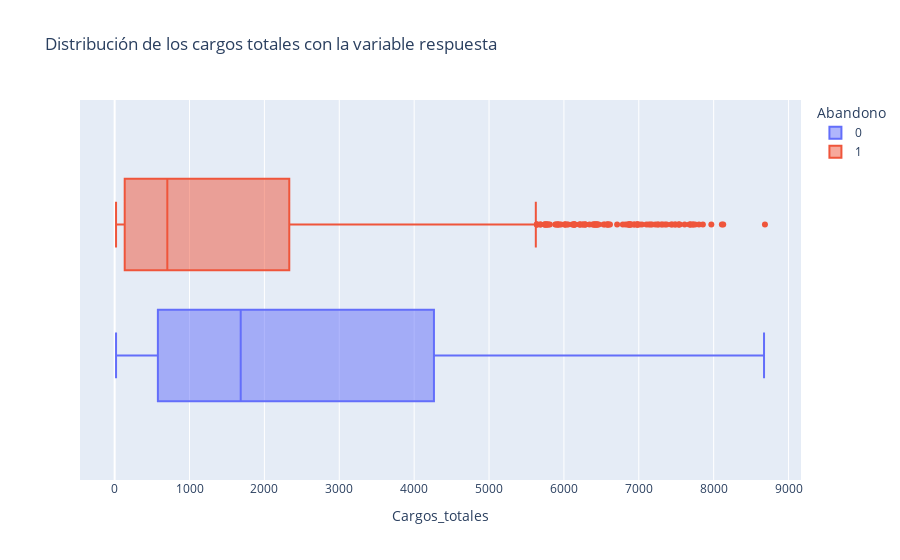

Notebook code cell kept with this figure:
### Code cell
df_cargos_totales_abandono = df[['Cargos_totales', 'Abandono']]

px.box(data_frame= df_cargos_totales_abandono, x = 'Cargos_totales', color= 'Abandono',
       title= 'Distribución de los cargos totales con la variable respuesta')

### Figure 1 — Plotly figure (JSON) as saved in the notebook; plotly's stock layout.template omitted (floating-point values rounded to 4 significant figures; data arrays with more than 128 entries replaced by an {"elided": "..."} marker saying what was removed)
{"data": [{"alignmentgroup": "True", "hovertemplate": "Abandono=0<br>Cargos_totales=%{x}<extra></extra>", "legendgroup": "0", "marker": {"color": "#636efa"}, "name": "0", "notched": false, "offsetgroup": "0", "orientation": "h", "showlegend": true, "type": "box", "x": {"elided": "5163 float values"}, "x0": " ", "xaxis": "x", "y0": " ", "yaxis": "y"}, {"alignmentgroup": "True", "hovertemplate": "Abandono=1<br>Cargos_totales=%{x}<extra></extra>", "legendgroup": "1", "marker": {"color": "#EF553B"}, "name": "1", "notched": false, "offsetgroup": "1", "orientation": "h", "showlegend": true, "type": "box", "x": {"elided": "1869 float values"}, "x0": " ", "xaxis": "x", "y0": " ", "yaxis": "y"}], "layout": {"boxmode": "group", "legend": {"title": {"text": "Abandono"}, "tracegroupgap": 0}, "title": {"text": "Distribución de los cargos totales con la variable respuesta"}, "xaxis": {"anchor": "y", "domain": [0, 1], "title": {"text": "Cargos_totales"}}, "yaxis": {"anchor": "x", "domain": [0, 1]}}}
